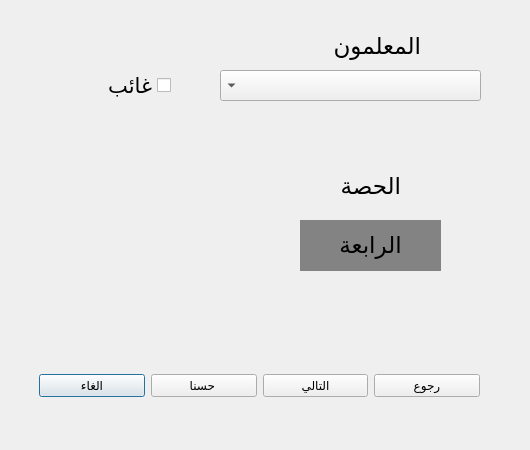
<?xml version="1.0" encoding="UTF-8"?>
<ui version="4.0">
 <class>Dialog</class>
 <widget class="QDialog" name="Dialog">
  <property name="geometry">
   <rect>
    <x>0</x>
    <y>0</y>
    <width>530</width>
    <height>450</height>
   </rect>
  </property>
  <property name="windowTitle">
   <string>Dialog</string>
  </property>
  <widget class="QWidget" name="layoutWidget">
   <property name="geometry">
    <rect>
     <x>39</x>
     <y>350</y>
     <width>441</width>
     <height>71</height>
    </rect>
   </property>
   <layout class="QHBoxLayout" name="horizontalLayout">
    <item>
     <widget class="QPushButton" name="pushButton_4">
      <property name="text">
       <string>الغاء</string>
      </property>
     </widget>
    </item>
    <item>
     <widget class="QPushButton" name="pushButton_2">
      <property name="text">
       <string>حسنا </string>
      </property>
     </widget>
    </item>
    <item>
     <widget class="QPushButton" name="pushButton">
      <property name="text">
       <string>التالي</string>
      </property>
     </widget>
    </item>
    <item>
     <widget class="QPushButton" name="pushButton_3">
      <property name="text">
       <string>رجوع</string>
      </property>
     </widget>
    </item>
   </layout>
  </widget>
  <widget class="QComboBox" name="comboBox">
   <property name="geometry">
    <rect>
     <x>220</x>
     <y>70</y>
     <width>261</width>
     <height>31</height>
    </rect>
   </property>
   <property name="font">
    <font>
     <pointsize>14</pointsize>
    </font>
   </property>
   <property name="layoutDirection">
    <enum>Qt::RightToLeft</enum>
   </property>
  </widget>
  <widget class="QLabel" name="label">
   <property name="geometry">
    <rect>
     <x>280</x>
     <y>30</y>
     <width>141</width>
     <height>31</height>
    </rect>
   </property>
   <property name="font">
    <font>
     <pointsize>17</pointsize>
    </font>
   </property>
   <property name="text">
    <string>المعلمون</string>
   </property>
  </widget>
  <widget class="QLabel" name="label_2">
   <property name="geometry">
    <rect>
     <x>260</x>
     <y>170</y>
     <width>141</width>
     <height>31</height>
    </rect>
   </property>
   <property name="font">
    <font>
     <pointsize>17</pointsize>
    </font>
   </property>
   <property name="text">
    <string>الحصة</string>
   </property>
  </widget>
  <widget class="QCheckBox" name="checkBox">
   <property name="geometry">
    <rect>
     <x>80</x>
     <y>60</y>
     <width>91</width>
     <height>51</height>
    </rect>
   </property>
   <property name="font">
    <font>
     <pointsize>16</pointsize>
     <weight>50</weight>
     <bold>false</bold>
    </font>
   </property>
   <property name="layoutDirection">
    <enum>Qt::RightToLeft</enum>
   </property>
   <property name="text">
    <string>غائب</string>
   </property>
  </widget>
  <widget class="QLabel" name="label_3">
   <property name="geometry">
    <rect>
     <x>300</x>
     <y>220</y>
     <width>141</width>
     <height>51</height>
    </rect>
   </property>
   <property name="font">
    <font>
     <pointsize>17</pointsize>
    </font>
   </property>
   <property name="mouseTracking">
    <bool>true</bool>
   </property>
   <property name="styleSheet">
    <string notr="true">background-color: rgb(131, 131, 131);</string>
   </property>
   <property name="text">
    <string>&lt;html&gt;&lt;head/&gt;&lt;body&gt;&lt;p align=&quot;center&quot;&gt;الرابعة&lt;/p&gt;&lt;/body&gt;&lt;/html&gt;</string>
   </property>
  </widget>
 </widget>
 <resources/>
 <connections/>
</ui>
